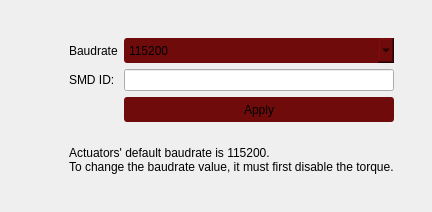
         <widget class="QWidget" name="smdPage">
          <layout class="QVBoxLayout" name="verticalLayout_4">
           <item>
            <widget class="QWidget" name="smd_widget" native="true">
             <layout class="QHBoxLayout" name="horizontalLayout_7">
              <item>
               <widget class="QWidget" name="smd_left_widget" native="true">
                <layout class="QVBoxLayout" name="verticalLayout_26">
                 <item>
                  <layout class="QVBoxLayout" name="verticalLayout_27">
                   <item>
                    <widget class="QLabel" name="label_3">
                     <property name="text">
                      <string/>
                     </property>
                    </widget>
                   </item>
                  </layout>
                 </item>
                </layout>
               </widget>
              </item>
              <item alignment="Qt::AlignRight">
               <widget class="QWidget" name="smd_right_widget" native="true">
                <layout class="QVBoxLayout" name="verticalLayout_8">
                 <item>
                  <widget class="QWidget" name="smd_right_top_widget" native="true">
                   <layout class="QGridLayout" name="gridLayout_10">
                    <item row="1" column="1">
                     <widget class="QLineEdit" name="smd_id_lineEdit"/>
                    </item>
                    <item row="1" column="0">
                     <widget class="QLabel" name="smd_id_label">
                      <property name="text">
                       <string>SMD ID:</string>
                      </property>
                     </widget>
                    </item>
                    <item row="2" column="1">
                     <widget class="QPushButton" name="smd_apply_button">
                      <property name="minimumSize">
                       <size>
                        <width>0</width>
                        <height>25</height>
                       </size>
                      </property>
                      <property name="cursor">
                       <cursorShape>PointingHandCursor</cursorShape>
                      </property>
                      <property name="styleSheet">
                       <string notr="true">QPushButton {
background-color: rgb(111, 11, 11);
border-radius: 3px;
}
QPushButton:hover {
background-color: rgb(26, 95, 180);
}
QPushButton:pressed {
background-color: rgb(98, 160, 234);
}</string>
                      </property>
                      <property name="text">
                       <string>Apply</string>
                      </property>
                     </widget>
                    </item>
                    <item row="0" column="0">
                     <widget class="QLabel" name="smd_baudrate_label">
                      <property name="text">
                       <string>Baudrate</string>
                      </property>
                     </widget>
                    </item>
                    <item row="0" column="1">
                     <widget class="QComboBox" name="smd_comboBox">
                      <property name="minimumSize">
                       <size>
                        <width>0</width>
                        <height>25</height>
                       </size>
                      </property>
                      <property name="cursor">
                       <cursorShape>PointingHandCursor</cursorShape>
                      </property>
                      <property name="styleSheet">
                       <string notr="true">QComboBox {
background-color: rgb(111, 11, 11);
border-radius: 3px;
}
QComboBox:hover {
background-color: rgb(26, 95, 180);
}
QComboBox:pressed {
background-color: rgb(98, 160, 234);
}</string>
                      </property>
                      <item>
                       <property name="text">
                        <string>115200</string>
                       </property>
                      </item>
                      <item>
                       <property name="text">
                        <string>9600</string>
                       </property>
                      </item>
                      <item>
                       <property name="text">
                        <string>New Item</string>
                       </property>
                      </item>
                      <item>
                       <property name="text">
                        <string>New Item</string>
                       </property>
                      </item>
                     </widget>
                    </item>
                   </layout>
                  </widget>
                 </item>
                 <item>
                  <widget class="QWidget" name="smd_right_bottom_widget" native="true">
                   <layout class="QVBoxLayout" name="verticalLayout_14">
                    <item>
                     <widget class="QLabel" name="smd_info_label">
                      <property name="text">
                       <string>Actuators' default baudrate is 115200.
To change the baudrate value, it must first disable the torque.</string>
                      </property>
                     </widget>
                    </item>
                   </layout>
                  </widget>
                 </item>
                </layout>
               </widget>
              </item>
             </layout>
            </widget>
           </item>
          </layout>
         </widget>
